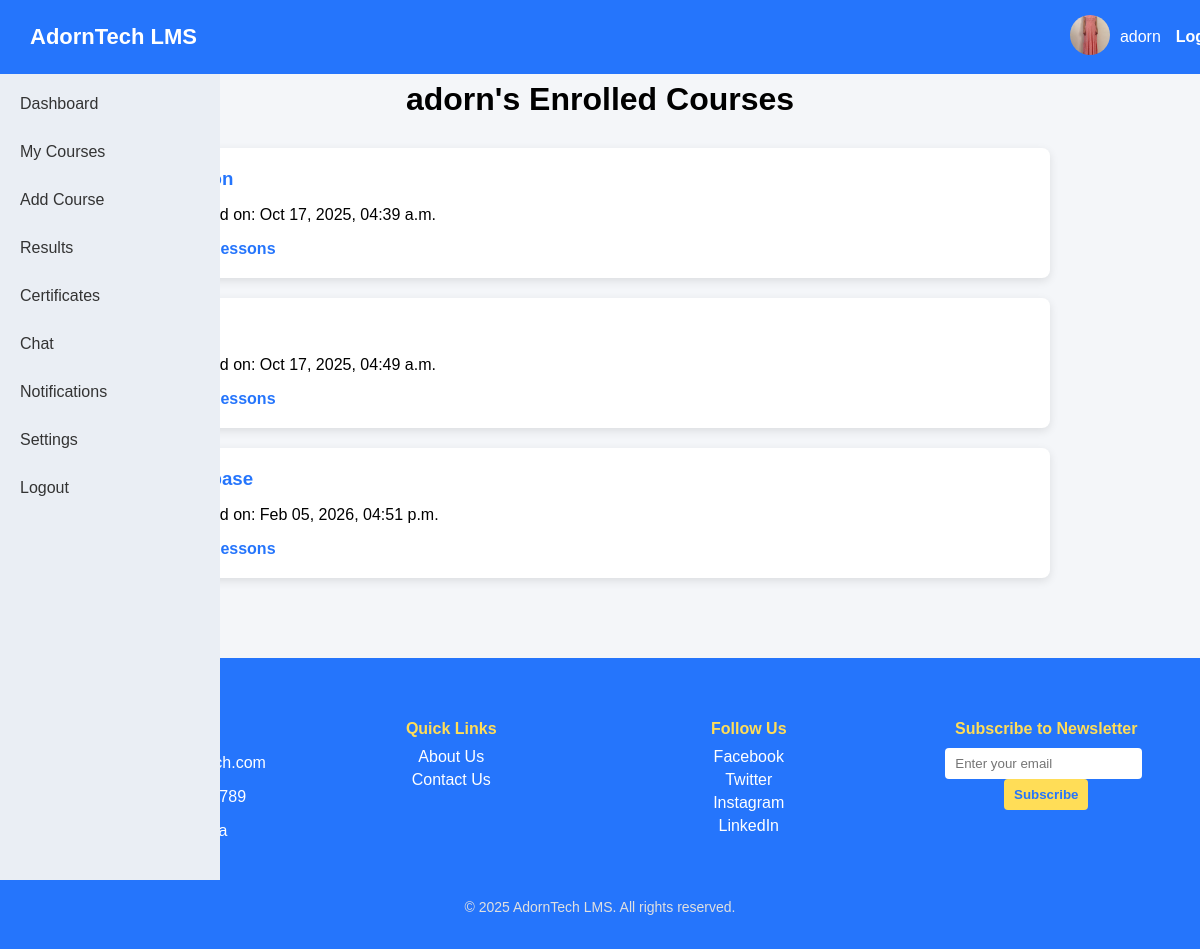
Screenshot of /student-courses/ (signed in) with the database file from the repository.
### accounts/models.py (models this page shows, shortened)
class CustomUser(AbstractBaseUser, PermissionsMixin):
    USER_TYPES = (
        ('admin', 'Admin'),
        ('lecturer', 'Lecturer'),
        ('student', 'Student'),
        ('learner', 'Learner'),
    )
    email = models.EmailField(unique=True)
    username = models.CharField(max_length=50, unique=True)
    user_type = models.CharField(max_length=10, choices=USER_TYPES)
    is_active = models.BooleanField(default=True)
    is_staff = models.BooleanField(default=False)
    last_seen = models.DateTimeField(default=timezone.now)
    date_joined = models.DateTimeField(default=timezone.now)   # ✅ Add this
    profile_picture = models.ImageField(upload_to='profile_pics/', blank=True, null=True)
    last_name = models.CharField(max_length=50, blank=True)
    country = models.CharField(max_length=50, blank=True)
    region = models.CharField(max_length=50, blank=True)
    first_name = models.CharField(max_length=50, blank=True)
    nationality = models.CharField(max_length=50, blank=True)
    date_of_birth = models.DateField(null=True, blank=True)
    gender = models.CharField(max_length=20, blank=True)
    theme = models.CharField(max_length=10, default='light')  # light or dark
    language = models.CharField(max_length=20, default='English')
    bio = models.TextField(blank=True)
    objects = CustomUserManager()
    USERNAME_FIELD = 'email'
    REQUIRED_FIELDS = ['username', 'user_type']

### courses/models.py (models this page shows, shortened)
class Enrollment(models.Model):
    student = models.ForeignKey(CustomUser, on_delete=models.CASCADE, related_name='enrollments')
    course = models.ForeignKey(Course, on_delete=models.CASCADE, related_name='enrollments')
    lecturer = models.ForeignKey(CustomUser, on_delete=models.SET_NULL, null=True, blank=True,
                                 related_name='lecturer_enrollments')
    approved = models.BooleanField(default=False)
    date_enrolled = models.DateTimeField(auto_now_add=True)

### accounts/views.py (the view)
# urls.py: path('student-courses/', views.student_courses, name='student-courses'),
@login_required
def student_courses(request):
    from courses.models import Enrollment  # import locally to avoid circular import
    enrollments = Enrollment.objects.filter(student=request.user)
    context = {
        'enrollments': enrollments,
        'student': request.user
    }
    return render(request, 'accounts/student_courses.html', context)

### accounts/templates/accounts/student_courses.html
{% extends 'accounts/sidebar.html' %}
{% load static %}
{% block content %}
<link rel="stylesheet" href="{% static 'css/student_courses.css' %}">
<div class="container">
    <h1>{{ student.username }}'s Enrolled Courses</h1>
    {% if enrollments %}
        {% for enrollment in enrollments %}
            <div class="course-card">
                <h3>{{ enrollment.course.title }}</h3>
                <p>Enrolled on: {{ enrollment.date_enrolled|date:"M d, Y, h:i a" }}</p>
                <a href="{% url 'course-detail' enrollment.course.id %}">View Lessons</a>
            </div>
        {% endfor %}
    {% else %}
        <p>You are not enrolled in any courses yet.</p>
    {% endif %}
</div>
<div>{% include 'accounts/footer.html' %}</div>
{% endblock %}

### accounts/templates/accounts/sidebar.html (shortened to what this page needs)
{% load static %}
<!DOCTYPE html>
<html lang="en">
<head>
    <link rel="stylesheet" href="{% static 'css/sidebar_navbar.css' %}">
</head>
<body>
    <div class="navbar">
        <div class="brand">AdornTech LMS</div>
        <div class="user-info">
            <a href="{% url 'student-profile' %}">
                {% if request.user.profile_picture %}
                    <img src="{{ request.user.profile_picture.url }}"
                         alt="Profile"
                         style="width:40px; height:40px; border-radius:50%;">
                {% else %}
                    <img src="{% static 'images/default_profile.png' %}"
                         alt="Default Profile"
                         style="width:40px; height:40px; border-radius:50%;">
                {% endif %}
            </a>
            <span>{{ request.user.username }}</span>
            <a href="{% url 'logout' %}">Logout</a>
        </div>
    </div>
    <div class="sidebar">
        <ul>
            <li>
                <a href="{% url 'student-dashboard' %}">Dashboard</a>
            </li>
            <li><a href="{% url 'student-courses' %}">My Courses</a></li>
            <li><a href="{% url 'add-course' %}">Add Course</a></li>
            <li><a href="{% url 'student-results' %}">Results</a></li>
            <li><a href="{% url 'student-certificates' %}">Certificates</a></li>
            <li><a href="{% url 'student-chat' %}">Chat</a></li>
            <li><a href="{% url 'student-notifications' %}">Notifications</a></li>
            <li><a href="{% url 'student-settings' %}">Settings</a></li>
            <li><a href="{% url 'logout' %}">Logout</a></li>
        </ul>
    </div>
    <div>
        {% block content %}{% endblock %}
    </div>
</body>
</html>

### static/css/sidebar_navbar.css (style rules this page uses)
body { margin: 0; font-family: Arial, sans-serif; background: #f4f6f9; }
.navbar { display: flex; justify-content: space-between; align-items: center; background: #2575fc; padding: 15px 30px; color: white; position: fixed; width: 100%; top: 0; z-index: 1000; }
.navbar .brand { font-size: 22px; font-weight: bold; }
.navbar .user-info { display: flex; align-items: center; }
.navbar .user-info img { width: 35px; height: 35px; border-radius: 50%; margin-right: 10px; object-fit: cover; }
.navbar .user-info a { color: white; margin-left: 15px; text-decoration: none; font-weight: bold; }
.sidebar { width: 220px; background: #eaeef4; color: #333; height: 100vh; position: fixed; top: 60px; left: 0; padding-top: 20px; overflow-y: auto; }
.sidebar ul { list-style: none; padding-left: 0; margin: 0; }
.sidebar ul li { padding: 15px 20px; cursor: pointer; transition: background 0.3s; color: #333; }
.sidebar ul li a { color: inherit; text-decoration: none; display: block; }
.course-card { background: white; border-radius: 10px; padding: 20px; box-shadow: 0 2px 10px rgba(0,0,0,0.08); transition: all 0.3s ease; }

### static/css/student_courses.css (style rules this page uses)
.container { max-width: 900px; margin: 40px auto; padding: 20px; }
h1 { text-align: center; margin-bottom: 30px; }
.course-card { background: white; margin-bottom: 20px; padding: 20px; border-radius: 8px; box-shadow: 0 3px 10px rgba(0,0,0,0.1); }
.course-card h3 { margin: 0 0 10px 0; color: #2575fc; }
.course-card a { text-decoration: none; color: #2575fc; font-weight: bold; }

### rows the page displays
CustomUser: user.profile_picture (picture), user.username "adorn", username "adorn"
Enrollment: date_enrolled "Oct 17, 2025, 04:39 a.m."
Enrollment: date_enrolled "Oct 17, 2025, 04:49 a.m."
Enrollment: date_enrolled "Feb 05, 2026, 04:51 p.m."
